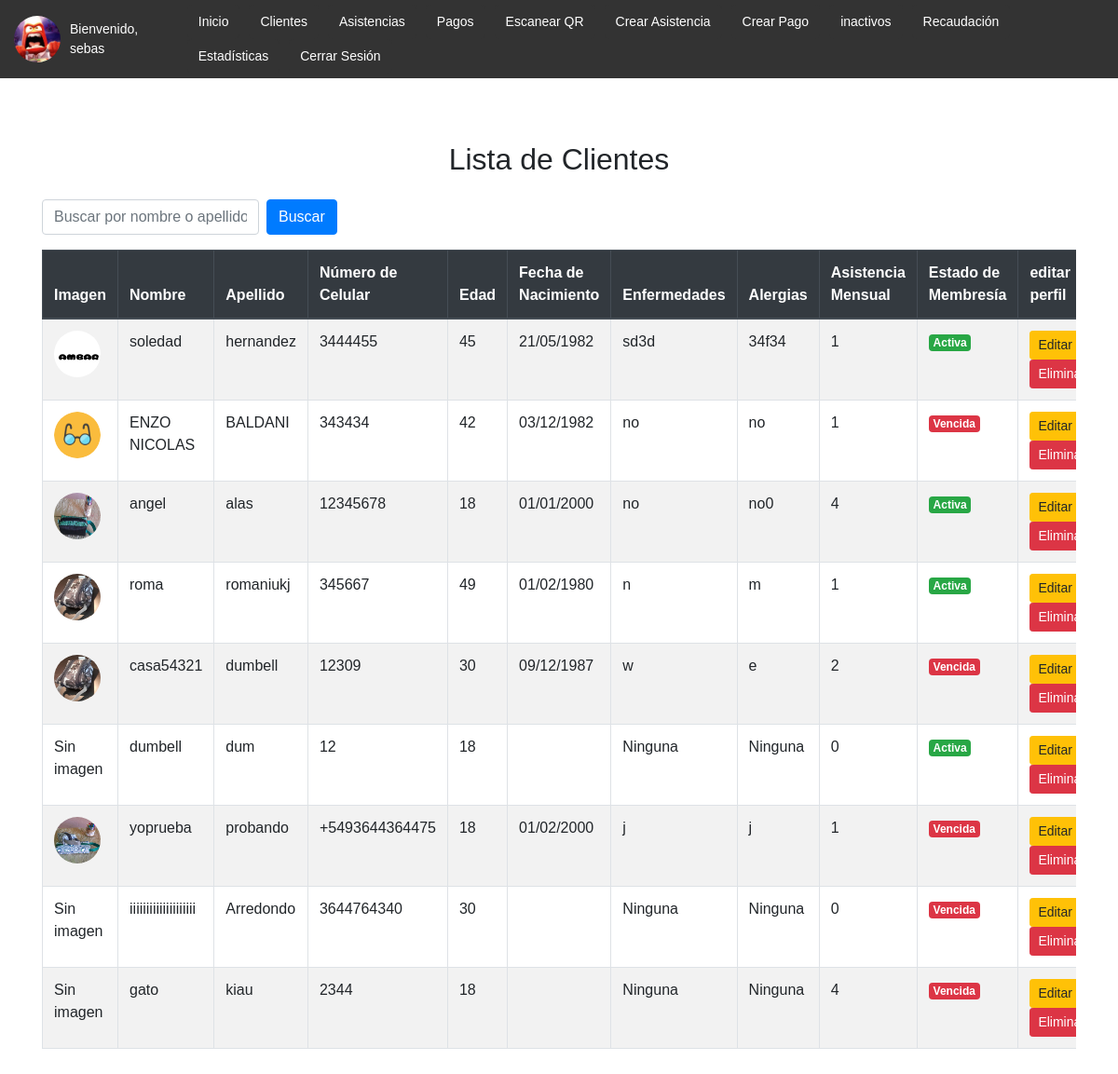
The app's page /clientes/ (signed in) with its own data.
### clientes/models.py (models this page shows, shortened)
class Cliente(models.Model):
    user = models.OneToOneField(User, on_delete=models.CASCADE, null=True, blank=True)
    nombre = models.CharField(max_length=100)
    apellido = models.CharField(max_length=100)
    numero_celular = models.CharField(max_length=15)
    edad = models.IntegerField(default=18)
    fecha_nacimiento = models.DateField(null=True, blank=True)
    enfermedades = models.TextField(blank=True, null=True)
    alergias = models.TextField(blank=True, null=True)
    asistencia_mensual = models.PositiveIntegerField(default=0)
    imagen_perfil = models.ImageField(upload_to='perfil/', null=True, blank=True)
    qr_code = models.ImageField(upload_to='qr_codes/', null=True, blank=True)
    def membresia_vencida(self):
        ultimo_pago = Pago.objects.filter(cliente=self).order_by('-fecha_fin').first()
        if not ultimo_pago or (ultimo_pago.fecha_fin and ultimo_pago.fecha_fin < date.today()):
            return True
        return False

### clientes/views.py (the view)
# urls.py: path('clientes/', views.listar_clientes, name='listar_clientes'),
@login_required
def listar_clientes(request):
    if request.user.is_staff:
        clientes = Cliente.objects.all()
    else:
        clientes = Cliente.objects.filter(user=request.user)
    for cliente in clientes:
        cliente.membresia_vencida = cliente.membresia_vencida()
    return render(request, 'clientes/listar_clientes.html', {'clientes': clientes})

### clientes/templates/clientes/listar_clientes.html (shortened to what this page needs)
{% extends "base.html" %}
{% block content %}
<div class="container mt-5">
    <h2 class="text-center mb-4">Lista de Clientes</h2>
    <div class="d-flex justify-content-between align-items-center mb-3">
        <form method="GET" class="form-inline">
            <input type="text" name="buscar" class="form-control mr-2" placeholder="Buscar por nombre o apellido" value="{{ request.GET.buscar }}">
            <button type="submit" class="btn btn-primary">Buscar</button>
        </form>
    </div>
    <div class="table-responsive">
        <table class="table table-striped table-bordered">
            <thead class="thead-dark">
                <tr>
                    <th>Imagen</th>
                    <th>Nombre</th>
                    <th>Apellido</th>
                    <th>Número de Celular</th>
                    <th>Edad</th>
                    <th>Fecha de Nacimiento</th>
                    <th>Enfermedades</th>
                    <th>Alergias</th>
                    <th>Asistencia Mensual</th>
                    <th>Estado de Membresía</th>
                    <th>editar perfil</th>
                </tr>
            </thead>
            <tbody>
                {% for cliente in clientes %}
                    <tr>
                        <td>
                            {% if cliente.imagen_perfil %}
                                <img src="{{ cliente.imagen_perfil.url }}" alt="Imagen de {{ cliente.nombre }}" class="rounded-circle" style="width: 50px; height: 50px;">
                            {% else %}
                                <span>Sin imagen</span>
                            {% endif %}
                        </td>
                        <td>{{ cliente.nombre }}</td>
                        <td>{{ cliente.apellido }}</td>
                        <td>{{ cliente.numero_celular }}</td>
                        <td>{{ cliente.edad }}</td>
                        <td>{{ cliente.fecha_nacimiento|date:"d/m/Y" }}</td>
                        <td>{{ cliente.enfermedades|default:"Ninguna" }}</td>
                        <td>{{ cliente.alergias|default:"Ninguna" }}</td>
                        <td>{{ cliente.asistencia_mensual }}</td>
                        <td>
                            {% if cliente.membresia_vencida %}
                                <span class="badge badge-danger">Vencida</span>
                            {% else %}
                                <span class="badge badge-success">Activa</span>
                            {% endif %}
                        </td>
                        <td>
                            <a href="{% url 'editar_cliente' cliente.id %}" class="btn btn-sm btn-warning">Editar</a>
                            <a href="{% url 'eliminar_cliente' cliente.id %}" class="btn btn-sm btn-danger" onclick="return confirm('¿Seguro que deseas eliminar este cliente?')">Eliminar</a>
                        </td>
                    </tr>
                {% endfor %}
            </tbody>
        </table>
    </div>
</div>
{% endblock %}

### clientes/templates/base.html (shortened to what this page needs)
{% load static %}
<!DOCTYPE html>
<html lang="es">
<head>
    <link rel="stylesheet" href="https://maxcdn.bootstrapcdn.com/bootstrap/4.5.2/css/bootstrap.min.css">
</head>
<body>
    <header>
        {% if user.is_authenticated %}
            <div class="menu-container">
                {% if user.cliente.imagen_perfil %}
                    <img src="{{ user.cliente.imagen_perfil.url }}" alt="Imagen de perfil" class="profile-img">
                {% else %}
                    <img src="{% static 'default_profile.png' %}" alt="Imagen de perfil por defecto" class="profile-img">
                {% endif %}
                <div class="welcome-text">Bienvenido, {{ user.username }}</div>
                <nav>
                    <ul>
                        {% if user.is_staff %}
                            <li><a href="{% url 'home' %}">Inicio</a></li>
                            <li><a href="{% url 'listar_clientes' %}">Clientes</a></li>
                            <li><a href="{% url 'listar_asistencias' %}">Asistencias</a></li>
                            <li><a href="{% url 'listar_pagos' %}">Pagos</a></li>
                            <li><a href="{% url 'escanear_qr' %}">Escanear QR</a></li>
                            <li><a href="{% url 'crear_asistencia' %}">Crear Asistencia</a></li>
                            <li><a href="{% url 'crear_pago' %}">Crear Pago</a></li>
                            <li><a href="{% url 'listar_inactivos' %}">inactivos</a></li>
                            <li><a href="{% url 'recaudacion' %}">Recaudación</a></li>
                            <li><a href="{% url 'dashboard' %}">Estadísticas</a></li>
                        {% endif %}
                        <li>
                            <form id="logout-form" method="post" action="{% url 'logout' %}" style="margin: 0;">
                                <button type="button" onclick="confirmarCierreSesion()">Cerrar Sesión</button>
                            </form>
                        </li>
                    </ul>
                </nav>
            </div>
        {% endif %}
    </header>
    <main>
        {% block content %}{% endblock %}
    </main>
</body>
</html>

### clientes/templates/base.html (style rules this page uses)
body { font-family: Arial, sans-serif; margin: 0; padding: 0; }
header { background-color: #333; padding: 5px 15px; display: flex; align-items: center; justify-content: space-between; }
.menu-container { display: flex; align-items: center; width: 100%; }
.profile-img { width: 50px; height: 50px; border-radius: 50%; object-fit: cover; margin-right: 10px; }
.welcome-text { color: white; margin-right: 20px; font-size: 14px; }
nav ul { list-style-type: none; margin: 0; padding: 0; display: flex; flex-wrap: wrap; }
nav ul li { margin: 0 5px; }
nav ul li a, nav ul li form button { display: block; color: white; padding: 8px 12px; text-decoration: none; background-color: #333; border: none; border-radius: 5px; cursor: pointer; transition: background-color 0.3s ease; font-size: 14px; }
main { padding: 20px; }

### records on screen
Cliente: imagen_perfil (picture), nombre "soledad", apellido "hernandez", numero_celular "3444455", edad "45", fecha_nacimiento "21/05/1982", enfermedades "sd3d", alergias "34f34", asistencia_mensual "1", shows "Activa"
Cliente: imagen_perfil (picture), nombre "ENZO NICOLAS", apellido "BALDANI", numero_celular "343434", edad "42", fecha_nacimiento "03/12/1982", enfermedades "no", alergias "no", asistencia_mensual "1", shows "Vencida"
Cliente: imagen_perfil (picture), nombre "angel", apellido "alas", numero_celular "12345678", edad "18", fecha_nacimiento "01/01/2000", enfermedades "no", alergias "no0", asistencia_mensual "4", shows "Activa"
Cliente: imagen_perfil (picture), nombre "roma", apellido "romaniukj", numero_celular "345667", edad "49", fecha_nacimiento "01/02/1980", enfermedades "n", alergias "m", asistencia_mensual "1", shows "Activa"
Cliente: imagen_perfil (picture), nombre "casa54321", apellido "dumbell", numero_celular "12309", edad "30", fecha_nacimiento "09/12/1987", enfermedades "w", alergias "e", asistencia_mensual "2", shows "Vencida"
Cliente: imagen_perfil "Sin imagen", nombre "dumbell", apellido "dum", numero_celular "12", edad "18", enfermedades "Ninguna", alergias "Ninguna", asistencia_mensual "0", shows "Activa"
Cliente: imagen_perfil (picture), nombre "yoprueba", apellido "probando", numero_celular "+5493644364475", edad "18", fecha_nacimiento "01/02/2000", enfermedades "j", alergias "j", asistencia_mensual "1", shows "Vencida"
Cliente: imagen_perfil "Sin imagen", nombre "iiiiiiiiiiiiiiiiiiii", apellido "Arredondo", numero_celular "3644764340", edad "30", enfermedades "Ninguna", alergias "Ninguna", asistencia_mensual "0", shows "Vencida"
Cliente: imagen_perfil "Sin imagen", nombre "gato", apellido "kiau", numero_celular "2344", edad "18", enfermedades "Ninguna", alergias "Ninguna", asistencia_mensual "4", shows "Vencida"

### other values on screen
{{ user.username }} "sebas"
